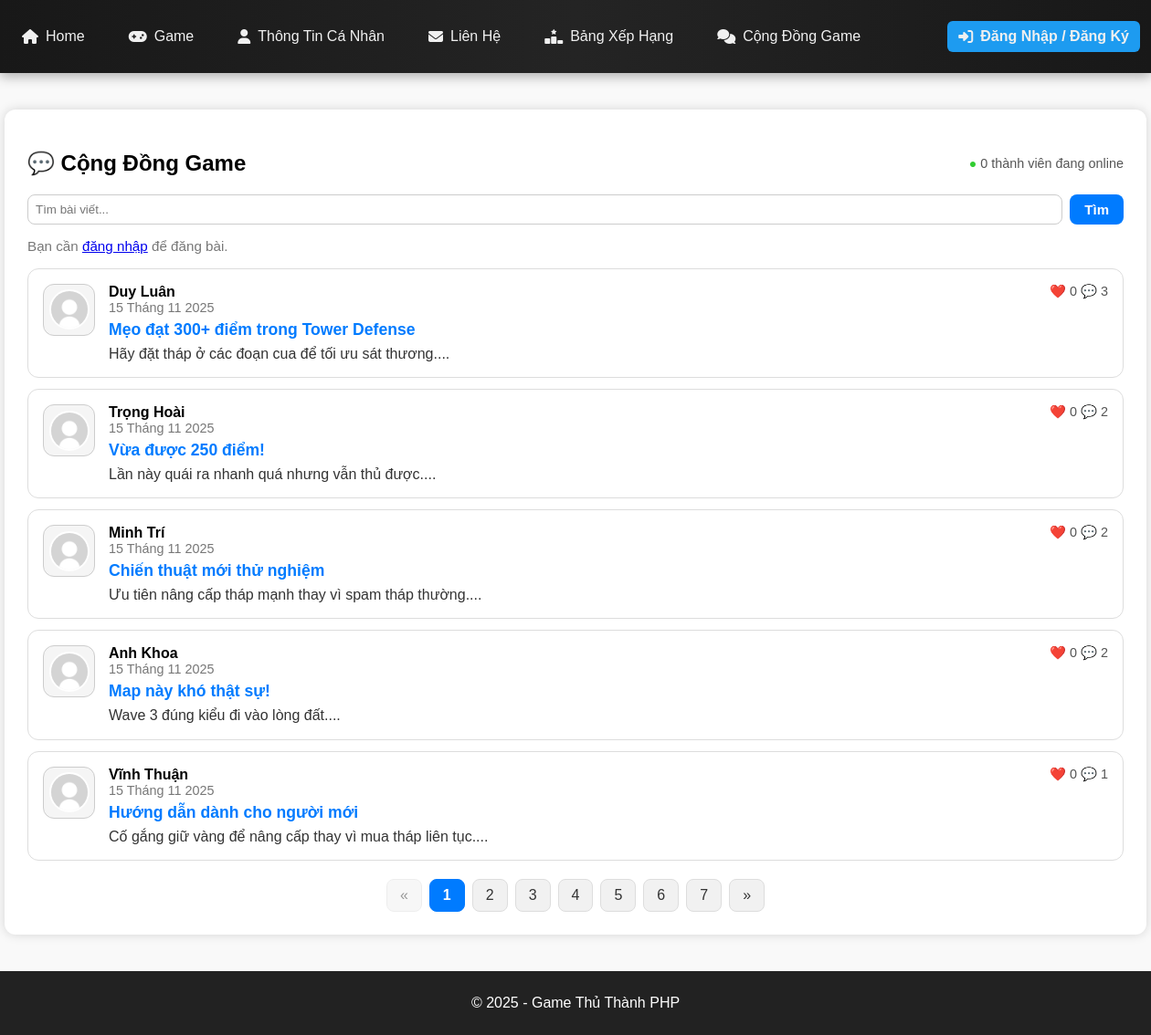
The app's page /forum_list.php with its own data.
### tables this page shows
CREATE TABLE IF NOT EXISTS posts (
  id INT AUTO_INCREMENT PRIMARY KEY,
  user_id INT NOT NULL,
  title VARCHAR(200) NOT NULL,
  content TEXT,
  screenshot_url VARCHAR(255),
  created_at TIMESTAMP DEFAULT CURRENT_TIMESTAMP,
  FOREIGN KEY (user_id) REFERENCES users(id) ON DELETE CASCADE
);

CREATE TABLE users (
  id INT AUTO_INCREMENT PRIMARY KEY,
  name VARCHAR(100),
  email VARCHAR(100) UNIQUE,
  password VARCHAR(255),
  avatar VARCHAR(255) DEFAULT 'uploads/default.png',
  secret_code VARCHAR(255) NOT NULL,
  last_activity DATETIME NULL,
  role VARCHAR(20) NOT NULL DEFAULT 'user',
  last_login DATETIME NULL,
  is_locked TINYINT(1) NOT NULL DEFAULT 0
);

### forum_list.php (the view, shortened to what this page needs)
<?php
include 'includes/header.php';
$sqlOnline = "
    SELECT COUNT(*) AS total
    FROM users
    WHERE last_activity >= NOW() - INTERVAL 60 SECOND
";
$onlineCount = $conn->query($sqlOnline)->fetch_assoc()['total'] ?? 0;
$q = trim($_GET['q'] ?? '');
$perPage = 5;
$page = max(1, intval($_GET['page'] ?? 1));
$offset = ($page - 1) * $perPage;
$where = "";
$params = [];
$types = "";
$sqlCount = "SELECT COUNT(*) AS total FROM posts p $where";
$stmtCount = $conn->prepare($sqlCount);
$stmtCount->execute();
$total = $stmtCount->get_result()->fetch_assoc()['total'] ?? 0;
$totalPages = max(1, ceil($total / $perPage));
$sql = "
    SELECT p.*, u.name AS author, u.avatar,
       (SELECT COUNT(*) FROM post_likes pl WHERE pl.post_id = p.id) AS like_count,
       (SELECT COUNT(*) FROM comments c WHERE c.post_id = p.id) AS comment_count
FROM posts p
JOIN users u ON u.id = p.user_id
$where
ORDER BY p.created_at DESC
LIMIT ? OFFSET ?
";
$stmt = $conn->prepare($sql);
$types2 = $types . "ii";
$params2 = $params;
$params2[] = $perPage;
$params2[] = $offset;
$stmt->bind_param($types2, ...$params2);
$stmt->execute();
$result = $stmt->get_result();
?>
<div class="forum-container">
  <div style="display:flex; justify-content:space-between; align-items:center;">
      <h2>💬 Cộng Đồng Game</h2>
      <div style="font-size:0.9em; color:#555;">
          <span style="color:limegreen; font-size:14px;">●</span>
          <?= $onlineCount ?> thành viên đang online
      </div>
  </div>
  <form method="get" style="position:relative; margin-bottom:15px; display:flex; gap:8px;">
    <div style="flex:1; position:relative;">
      <input type="text" name="q" id="searchInput" placeholder="Tìm bài viết..."
             value="<?= htmlspecialchars($q) ?>"
             autocomplete="off"
             style="width:100%;padding:8px;border-radius:8px;border:1px solid #ccc;">
    </div>
    <button class="btn-send">Tìm</button>
  </form>
  <div style="margin-bottom:15px;">
    <?php if (isset($_SESSION['user'])): ?>
      <a href="forum_create_post.php" class="btn-send">✍️ Đăng bài mới</a>
    <?php else: ?>
      <span class="muted">Bạn cần <a href="auth.php">đăng nhập</a> để đăng bài.</span>
    <?php endif; ?>
  </div>
  <?php if ($total == 0): ?>
    <p class="muted">Không có bài phù hợp.</p>
  <?php else: ?>
    <div class="forum-list">
<?php while ($row = $result->fetch_assoc()): ?>
  <div class="forum-card" data-href="forum_view.php?id=<?= $row['id'] ?>" onclick="goToPost(event, this)">
    <div class="forum-icon">
    <img src="<?= $row['avatar'] ?: 'uploads/default.png' ?>"
     alt="avatar" class="avatar-img">
</div>
    <div class="forum-content">
    <div class="author" style="font-weight:bold; color:#000;">
        <?= htmlspecialchars($row['author']) ?>
    </div>
    <?php
    $date = new DateTime($row['created_at']);
    $monthNames = [
        1 => 'Tháng 1', 2 => 'Tháng 2', 3 => 'Tháng 3', 4 => 'Tháng 4',
        5 => 'Tháng 5', 6 => 'Tháng 6', 7 => 'Tháng 7', 8 => 'Tháng 8',
        9 => 'Tháng 9', 10 => 'Tháng 10', 11 => 'Tháng 11', 12 => 'Tháng 12'
    ];
    $formattedDate = $date->format('d') . ' ' . $monthNames[(int)$date->format('m')] . ' ' . $date->format('Y');
    ?>
    <div class="date" style="font-size:0.9em; color:#777;">
        <?= $formattedDate ?>
    </div>
    <a class="forum-title"
       href="forum_view.php?id=<?= $row['id'] ?>"
       style="display:block; font-size:1.1em; font-weight:bold; margin:6px 0;">
        <?= htmlspecialchars($row['title']) ?>
    </a>
    <div class="forum-excerpt">
        <?= nl2br(htmlspecialchars(mb_substr($row['content'], 0, 160))) ?>...
    </div>
</div>
    <div class="forum-stats">
        ❤️ <?= $row['like_count'] ?>   💬  <?= $row['comment_count'] ?>
    </div>
</div>
<?php endwhile; ?>
</div>
    <?php if ($totalPages > 1): ?>
<div class="pagination">
    <a class="<?= $page <= 1 ? 'disabled' : '' ?>"
       href="<?= $page > 1 ? '?page='.($page-1).($q!==''?'&q='.urlencode($q):'') : '#' ?>">
       «
    </a>
    <?php for ($p = 1; $p <= $totalPages; $p++): ?>
        <a class="<?= $p == $page ? 'active' : '' ?>"
           href="?page=<?= $p . ($q !== '' ? '&q='.urlencode($q) : '') ?>">
            <?= $p ?>
        </a>
    <?php endfor; ?>
    <a class="<?= $page >= $totalPages ? 'disabled' : '' ?>"
       href="<?= $page < $totalPages ? '?page='.($page+1).($q!==''?'&q='.urlencode($q):'') : '#' ?>">
       »
    </a>
</div>
<?php endif; ?>
  <?php endif; ?>
</div>
<?php include 'includes/footer.php'; ?>

### assets/css/base.css (style rules this page uses)
body { font-family: Arial, sans-serif; background: #f9f9f9; margin: 0; padding: 0; display: grid; grid-template-rows: auto 1fr auto; min-height: 100vh; }
html, body { height: 100%; margin: 0; }

### assets/css/game.css (style rules this page uses)
.muted { color: #666; font-size: 0.95em; }

### assets/css/contact.css (style rules this page uses)
.btn-send { background: #ffd700; color: #222; border: none; padding: 12px 20px; font-size: 18px; font-weight: bold; border-radius: 30px; cursor: pointer; transition: 0.3s; }

### assets/css/forum.css (style rules this page uses)
.forum-container { width: 1200px; margin: 40px auto; background: #fff; padding: 25px; border-radius: 12px; box-shadow: 0 0 12px rgba(0,0,0,0.15); }
.forum-card { display: flex; justify-content: space-between; align-items: flex-start; gap: 15px; padding: 16px; border-radius: 12px; border: 1px solid #ddd; background: #fff; margin-bottom: 12px; transition: 0.25s; }
.forum-icon { font-size: 35px; }
.forum-title { font-size: 20px; font-weight: bold; color: #007bff; text-decoration: none; }
.forum-excerpt { color: #333; margin-top: 6px; }
.muted { color: #777; }
.forum-icon { width: 55px; height: 55px; border-radius: 12px; border: 1px solid #ccc; background: #f5f5f5; font-size: 26px; display: flex; align-items: center; justify-content: center; color: #555; }
.pagination { display: flex; justify-content: center; margin-top: 20px; gap: 8px; }
.pagination a { padding: 8px 14px; background: #f1f1f1; border-radius: 8px; text-decoration: none; color: #333; font-weight: 500; border: 1px solid #ddd; transition: 0.25s; }
.pagination .active { background: #007bff; color: white; font-weight: 600; border: 1px solid #007bff; cursor: default; }
.pagination .disabled { opacity: 0.5; pointer-events: none; }
.btn-send { background-color: #007bff; color: #ffffff; border: none; padding: 8px 16px; border-radius: 8px; font-weight: bold; font-size: 15px; text-decoration: none; cursor: pointer; transition: background-color 0.2s ease-in-out, transform 0.1s ease; }
.forum-container form[method="get"] { position: relative; margin-bottom: 15px; display: flex; gap: 8px; }
.forum-container form[method="get"] > div:first-child { flex: 1; position: relative; }
#searchInput { width: 100%; padding: 8px; border-radius: 8px; border: 1px solid #ccc; box-sizing: border-box; }
.forum-container form[method="get"] + div { margin-bottom: 15px; }
.forum-stats { text-align: right; white-space: nowrap; font-size: 0.9em; color: #555; margin-left: 15px; }
.forum-card { display: flex; justify-content: space-between; align-items: flex-start; }
.forum-content { flex: 1; }
.forum-excerpt { line-height: 1.2em; max-height: calc(1.2em * 1); overflow: hidden; }
.avatar-img { width: 100%; height: 100%; border-radius: 12px; object-fit: cover; }

### includes/header.php (style rules this page uses)
.avatar-img { width: 40px; height: 40px; border-radius: 50%; object-fit: cover; border: 2px solid #fff; }

### records on screen
posts: user.avatar (placeholder picture), user.name "Duy Luân", created_at "15 Tháng 11 2025", title "Mẹo đạt 300+ điểm trong Tower Defense", content "Hãy đặt tháp ở các đoạn cua để tối ưu sát thương.", like_count "0", comment_count "3"
posts: user.avatar (placeholder picture), user.name "Trọng Hoài", created_at "15 Tháng 11 2025", title "Vừa được 250 điểm!", content "Lần này quái ra nhanh quá nhưng vẫn thủ được.", like_count "0", comment_count "2"
posts: user.avatar (placeholder picture), user.name "Minh Trí", created_at "15 Tháng 11 2025", title "Chiến thuật mới thử nghiệm", content "Ưu tiên nâng cấp tháp mạnh thay vì spam tháp thường.", like_count "0", comment_count "2"
posts: user.avatar (placeholder picture), user.name "Anh Khoa", created_at "15 Tháng 11 2025", title "Map này khó thật sự!", content "Wave 3 đúng kiểu đi vào lòng đất.", like_count "0", comment_count "2"
posts: user.avatar (placeholder picture), user.name "Vĩnh Thuận", created_at "15 Tháng 11 2025", title "Hướng dẫn dành cho người mới", content "Cố gắng giữ vàng để nâng cấp thay vì mua tháp liên tục.", like_count "0", comment_count "1"

### other values on screen
$onlineCount "0"
